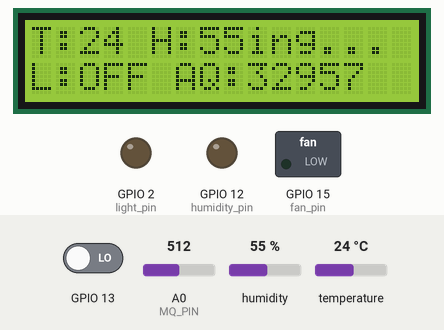
This sketch was run on a simulated ESP8266 (NodeMCU). On the bench: 16×2 character LCD, switched loads named in the sketch (green lamp = pin HIGH), output pins drawn as LEDs (lit = HIGH). The inputs (shaded band) are chosen by the test bench; at power-on: GPIO 13 LOW, humidity 55 %, temperature 24 °C, A0 (MQ_PIN) = 512. WiFi joins after 1.5 s; servers stay silent unless stated; no MQTT or app messages arrive unless stated; what the sketch prints to the serial monitor is not drawn.

Above: at 8.2 s.
8.3 s: GPIO 13 driven HIGH
At 10.9 s:
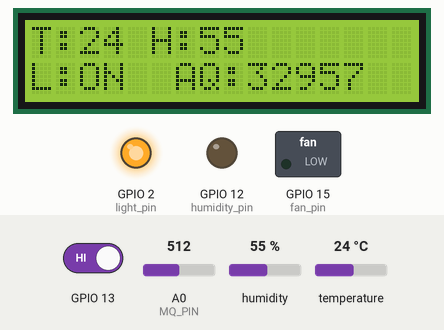
11.2 s: humidity set to 41 %
At 12.4 s:
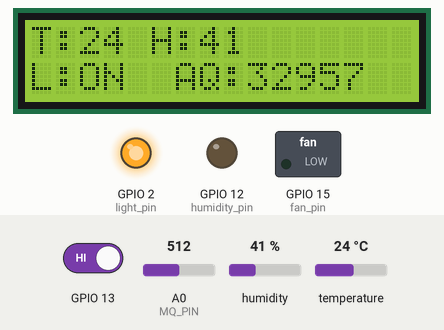
13.2 s: humidity set to 38 %
At 14.9 s:
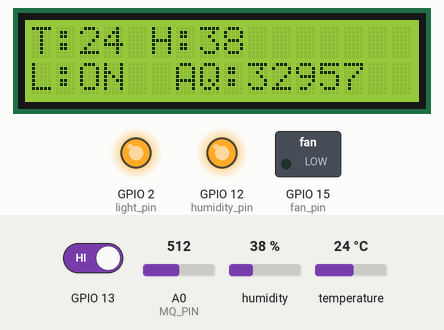
15.2 s: GPIO 13 driven LOW
At 16.5 s:
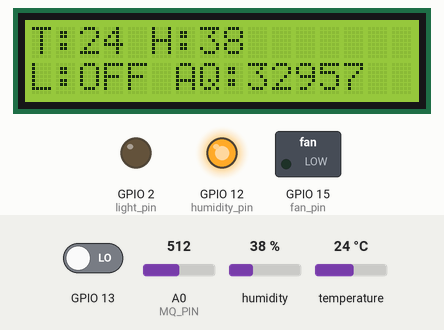
17.2 s: temperature set to 29 °C
At 19.0 s:
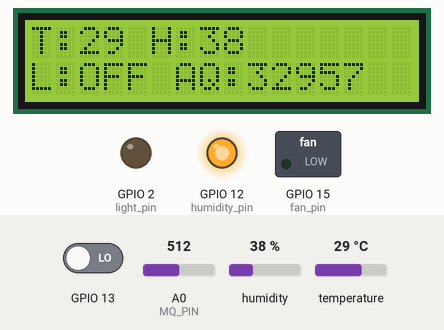
19.3 s: temperature set to 32 °C
At 20.6 s:
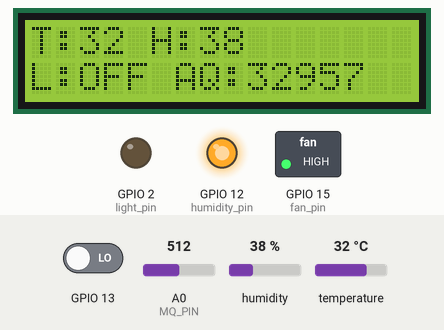
Timing chart, 0 to 22.3 s (numbered marks = the images above; inputs shaded):
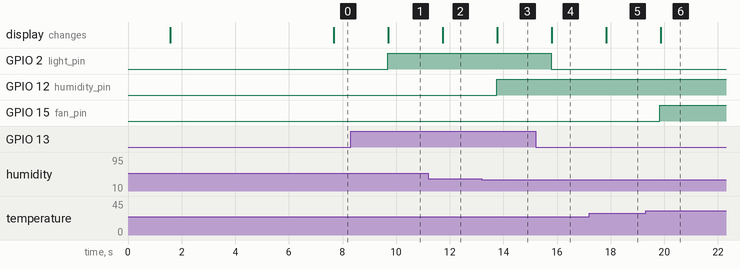

The sketch:

ESp_code_for_home_Automation.ino
```cpp
//Importing the essential lib
#include <Adafruit_Sensor.h>
#include <DHT.h>
#include <DHT_U.h>
//above libs are required to communicate with the dht11(Temprature and humidity) Sensor
#include <Wire.h>
#include <LiquidCrystal_I2C.h>
//above libs are required for i2c communication with the lcd display (16x2)
#include <ESP8266WiFi.h>
#include <PubSubClient.h>
//above libs are reuired for communicating using MQTT(Message Queuing Telemetry Transport) protocol

// Set the LCD address to 0x27 or 0x3F (most common), 16 columns and 2 rows
LiquidCrystal_I2C lcd(0x27, 16, 2);
//defiing Pins and Parameters
#define DHTPIN 14 //pin on which dht11 sensor is connected on esp8266 D5
//Pins of the Output devices In my case I have used led to resemble fan and humdifier on the output there are leds which rep them ,they can be replaced by actual things
#define light_pin 2
#define fan_pin 15
#define humidity_pin 12
//defining the type of sensor which we are using from dhtxx series
#define DHTTYPE DHT11
//Pins and Parameter for ppm calculation
#define MQ_PIN A0
#define RL 10.0         // kΩ
#define R0 76.63
//Creates an array of size 100 which is used to store the data which is being send to the user via MQTT broker
char msg_send[100];
//               15 fan 12 humidty 2 light
int devices[]={fan_pin,humidity_pin,light_pin};
char mode_selected='a';//by default the mode select is set to auto as the user has not interacted with devices
//                     fan,humidity,light
char devices_status[]={'0' ,'0' ,'0'};//These are the initial states of the devices
const char* ssid="Your-Wifi-Name";//These are the feilds/paramter that require the user to put their wifi name and password
const char* passwd="Your-Wifi-Password";//IF not correctly put the values of ssid and password the micro controller will be stuck in trying to connect to server but it can't in a loop
//display will also show nothing

int publish_interval=10000;//Change the interval of time as required the esp8266 will publish data to esp->broker->user in 10 s time is stored in millis

unsigned long lastPublish=0;//Var used in the time interval calculations
// MQTT Broker
const char* mqtt_server = "broker.hivemq.com";//MQTT broker server which we are using change if using some other broker
const int mqtt_port = 1883; //Port of the server which we want to connect to
const char* mqtt_sub_topic = "Publishing topic for mqtt";// topic to subscribe to
const char* mqtt_pub_topic = "Subscribing topic for mqtt";// topic to publish to
const char* mqtt_device_id= "Create an id for your device";//Id could be any Combination of String or numbers

//creating a wifi client to connect with the internet
WiFiClient espClient;
PubSubClient client(espClient);//the PubSubClient cannot on its own connect to the internet it reuires other objects to handel the lower level stuff

//setting up the dht obj with the pin and type
DHT_Unified dht(DHTPIN, DHTTYPE);
uint32_t delayMS = 2000; // default delay in case sensor fails
// This function handles the Wi-Fi connection

void wifi_setup(){
  delay(10);
  WiFi.begin(ssid,passwd);
  while(WiFi.status()!=WL_CONNECTED){
    delay(500);
    Serial.print(".");
  }
  Serial.println("\nConnected");

}
//This function updates the States of the devices store in devices status array
void update_devices_states(int device_index,char state){

    devices_status[device_index]=state;
}
//this function is called when a message is recieved on from the broker
//This function reads the incomming data and processes it and stores in the designated places
//The message being sent by the user is in the format of mxxx where m is mode which to operate and xxx are the states of the fan,humidity,light ('0' OFF/ON '1')
void msg_recieved(char* topic,byte* payload, unsigned int length){
  String msg="";
  for (unsigned int i=0;i<length;i++){
    msg+=(char)payload[i];

  }
   if (msg.length() > 0) {
    if (msg[0] == 'a') {
      mode_selected = 'a';
      Serial.println("Mode set to AUTO");
    } else if (msg[0] == 'm') {
      mode_selected = 'm';
      Serial.println("Mode set to MANUAL");
      if (msg.length() >= 4) {
        devices_status[0] = msg[1];
        devices_status[1] = msg[2];
        devices_status[2] = msg[3];
      } else {
        Serial.println("Manual command too short.");
      }
    }


  Serial.print("recieved msg:");
  Serial.print(msg);


}}
//handels the reconnection to the server(broker)
void reconnect(){
  while(!client.connected()){
    Serial.print("Attempting MQTT connection...");
    if(client.connect(mqtt_device_id)){
      Serial.println("Connected");
      client.subscribe(mqtt_sub_topic);
    }
    else{
      Serial.println("failed ,rc=");
      Serial.print(client.state());
      Serial.println("\n Trying in 5s ");
    }
    delay(5000);
  }
}
//used to control fan output in normal conditions(Mode:AUTO)
//takes the temprature reading and decides based on condition t>30.0 then turn on fan else not
void control_fan(float temperature){
    if(temperature>30.0){
        digitalWrite(devices[0],HIGH);
        Serial.println("FAN :ON");
    }
    else{
        digitalWrite(devices[0],LOW);
        Serial.println("FAN :OFF");
    }
}
bool Dark=digitalRead(13); //D7 on Esp8266
//Used to control light in Mode:AUTO
//takes an digital signal as input it is high when its dark (I have used an arduino as a sensor as sensor was not available and esp8266 doesn't have more than 1 analog pin)
//arduino produces high signal when its dark 5v is reduced to 3.3v by voltage divider
void control_light(bool dark) {
  if (dark) {
    digitalWrite(devices[2], HIGH);
    Serial.println("Light : ON");
  } else {
    digitalWrite(devices[2], LOW);
    Serial.println("Light : OFF");
  }
}

//Used to control humidity level in Mode:AUTO
//takes a float as input it is high when its humdity is <40.0 (I have used an led on the output as i could not source a humidifier)
//arduino produces high signal when its dark 5v is reduced to 3.3v by voltage divider
void control_humid(float humidity){
    if (humidity<40.0){
        digitalWrite(devices[1],HIGH);
        Serial.println("Humid :ON");
    }
    else{
        digitalWrite(devices[1],LOW);
        Serial.println("Humid :OFF");
    }
}
//Code runs once used for initializations
void setup() {
  Serial.begin(115200);

  wifi_setup();//func call
  client.setServer(mqtt_server,mqtt_port);
  client.setCallback(msg_recieved);//binding the msg_recieved fun to call back when ever the broker sends some data this function will be called
  //Sets up the sensor
  dht.begin();

  lcd.init();        // Initialize LCD
  lcd.backlight();   // Turn on backlight
  lcd.setCursor(0, 0);


  // Get delay from sensor
  sensor_t sensor;//sensor obj is used to store the data from dht sensor
  dht.temperature().getSensor(&sensor);
  delayMS = sensor.min_delay / 1000;
  //looping through the devices and defining them as O/P
  for (int i=0;i<sizeof(devices)/sizeof(devices[0]);i++){
    pinMode(devices[i],OUTPUT);
  }
  pinMode(16, INPUT);  // Light sensor pin where data is being read different from light_pin
  pinMode(A0, INPUT);  // Air quality sensor
}
void loop() {
  int index = 0;//var used to acces the devices using indexing
  delay(delayMS);
  lcd.clear();//clears display
  msg_send[0] = '\0';//initializes array to empty
  String toSenddata="";


  sensors_event_t temp_event, humid_event;
  dht.temperature().getEvent(&temp_event);
  dht.humidity().getEvent(&humid_event);

  // Temperature
  if (!isnan(temp_event.temperature)) {
    float value_t = temp_event.temperature;
    toSenddata+="temp:"+String(value_t)+"C ";
    //Checking for which mode it is to work accordingly
    if (mode_selected == 'm') {
      digitalWrite(devices[index], devices_status[index] == '1' ? HIGH : LOW);
    } else {

      control_fan(value_t);
    }
  }
// Incrementing the index so that we can access the next device
  index++;//index =1

  // Humidity
  if (!isnan(humid_event.relative_humidity)) {
    float value_h = humid_event.relative_humidity;
    toSenddata+="humid:"+String(value_h)+"% ";
    //appending


    if (mode_selected == 'm') {
      digitalWrite(devices[index], devices_status[index] == '1' ? HIGH : LOW);
    } else {
      control_humid(value_h);
    }
  } else {
    //Serial.println("Humidity Error");
  }

  index++;//index=2

  // Light Sensor
  Dark = digitalRead(13);
  Serial.println("Light sensror pin oup:");
  Serial.println(Dark);
  if (mode_selected == 'm') {
    digitalWrite(devices[index], devices_status[index] == '1' ? HIGH : LOW);
    Serial.print("LIGHT:");
    Serial.println(devices_status[index] == '1' ? HIGH : LOW);
    toSenddata+="light:"+String(devices_status[index] == '1' ? "ON " : "OFF ");
  } else {
    control_light(Dark);
  }


  // Air Quality

  int adc = analogRead(MQ_PIN);
  float v = adc * 3.3 / 1023.0;
  float sensorRs = (3.3 - v) * RL / v;
  float ratio = sensorRs / R0;
  float ppm = 116.6 * pow(ratio, -2.769);  // Approx. for CO₂
  toSenddata+="aq:"+String(ppm)+" ";

  strcat(msg_send, toSenddata.c_str());

  //check if client is connected or not
  if (!client.connected()) {
    reconnect();
    lcd.clear();
    lcd.setCursor(0, 0);
    lcd.print("Reconnecting...");
  }
  // for timing publishing data
  unsigned long now = millis();
  if (now - lastPublish > publish_interval) {
    lastPublish = now;
    client.publish(mqtt_pub_topic, msg_send);
    //Serial.print("Published: ");
    //Serial.println(msg_send);
  }
//overruding dark var when necessary
if(mode_selected=='m' && devices_status[2]=='1'){
  Dark=true;
}
//Show all data to the lcd
lcd.setCursor(0, 0);
lcd.print("T:");
lcd.print((int)temp_event.temperature);
lcd.print(" H:");
lcd.print((int)humid_event.relative_humidity);

// Line 2: Light & AQ
lcd.setCursor(0, 1);
lcd.print("L:");
lcd.print(Dark ? "ON " : "OFF");
lcd.print(" AQ:");
lcd.print((int)ppm);
  //maintains connection and handles call back
  client.loop();
  delay(1000);
}
```

Measured:
- the behaviour switches between 40 and 39 % on humidity (found by bisection; images 2 and 3)
- the behaviour switches between 30 and 31 °C on temperature (found by bisection; images 5 and 6)
- after the input at 8.3 s, GPIO 2 (light_pin): LOW → HIGH after 1.4 s; the display: changes after 1.4 s (image 1)
- after the input at 11.2 s, the display: changes after 0.54 s (image 2)
- after the input at 13.2 s, GPIO 12 (humidity_pin): LOW → HIGH after 0.55 s; the display: changes after 0.57 s (image 3)
- after the input at 15.2 s, GPIO 2 (light_pin): HIGH → LOW after 0.58 s; the display: changes after 0.60 s (image 4)
- after the input at 17.2 s, the display: changes after 0.63 s (image 5)
- after the input at 19.3 s, GPIO 15 (fan_pin): LOW → HIGH after 0.54 s; the display: changes after 0.56 s (image 6)
